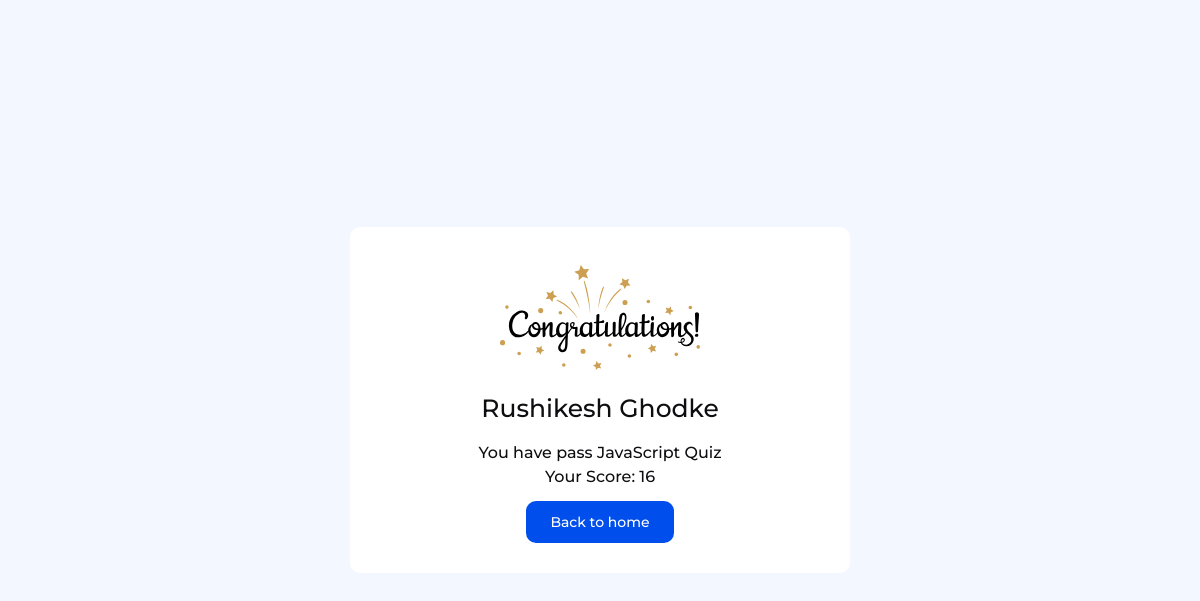
The page /user/result.php (signed in) on the database its author committed.
### tables this page shows
CREATE TABLE `attempted_quiz` (
  `id` int(11) NOT NULL,
  `studentId` int(11) NOT NULL,
  `student_name` varchar(255) NOT NULL,
  `topic_unique_id` varchar(255) NOT NULL,
  `quiz_topic_name` varchar(255) NOT NULL,
  `langImages` varchar(255) NOT NULL,
  `level` varchar(100) NOT NULL,
  `score` int(11) NOT NULL,
  `result` varchar(100) NOT NULL
);

### user/result.php (the view, shortened to what this page needs)
<?php
include "../assets/php/connection.php";
if (!empty($_SESSION["studentId"])) {
  $studentId = $_SESSION["studentId"];
  $quizResult = mysqli_query($connection, "SELECT * FROM `attempted_quiz` WHERE `studentId` = $studentId");
  if ($quizResult && mysqli_num_rows($quizResult) > 0) {
    $row = mysqli_fetch_assoc($quizResult);
  }
  else {
    echo "ERROR" . mysqli_error($connection);
  }
}
else {
  header("Location: ../login.php");
}
?>
<!DOCTYPE html>
<html lang="en">
<head>
  <link rel="stylesheet" href="https://cdnjs.cloudflare.com/ajax/libs/font-awesome/6.5.1/css/all.min.css" />
  <link rel="stylesheet" href="../assets/css/result.css" />
</head>
<body>
  <div class="container">
    <div class="greeting-image">
      <?php
      if ($row["result"] == "Pass") {
      ?>
        <img src="../assets/images/congratulations.svg" alt="greeting-image">
      <?php
      } else if ($row["result"] == "Fail") {
      ?>
        <img src="../assets/images/fail.png" alt="greeting-image">
      <?php
      }
      ?>
    </div>
    <div class="student-name">
      <h2><?php echo $row["student_name"]; ?></h2>
    </div>
    <div class="quiz-details">
      <p>You have pass <?php echo $row["quiz_topic_name"] ?> Quiz</p>
      <p>Your Score: <?php echo $row["score"]; ?></p>
    </div>
    <div class="back-to-home">
      <a href="./profile.php">Back to home</a>
    </div>
  </div>
</body>
</html>

### assets/css/result.css (style rules this page uses)
* { margin: 0; padding: 0; box-sizing: border-box; font-family: "Montserrat", sans-serif; text-decoration: none; list-style: none; outline: none; }
:root { --bg-color: #f3f7ff; --border-color: #e3e7ea; --smart-mind-20: #ffffff; --smart-mind-50: #edf7ff; --smart-mind-100: #d6ecff; --smart-mind-200: #b5dfff; --smart-mind-300: #83ccff; --smart-mind-400: #48b0ff; --smart-mind-500: #1e8aff; --smart-mind-600: #0669ff; --smart-mind-700: #004eec; --smart-mind-800: #0841c5; --smart-mind-900: #0d3c9b; --smart-mind-950: #0e255d; --text-color: #0e0e11; }
html { font-size: 62.5%; scroll-behavior: smooth; }
body { width: 100%; height: 100vh; background-color: var(--bg-color); position: relative; display: flex; align-items: center; justify-content: center; }
.container { width: 50rem; padding: 3rem 5rem; background-color: var(--smart-mind-20); border-radius: 1rem; display: flex; flex-direction: column; align-items: center; justify-content: center; gap: 1rem; }
.container .greeting-image { width: 100%; display: flex; align-items: center; justify-content: center; padding: 0.8rem 0; }
.greeting-image img { width: 20rem; }
.container .student-name { width: 100%; padding: 0.5rem 0; text-align: center; }
.student-name h2 { font-size: 2.5rem; font-weight: 500; color: var(--text-color); }
.container .quiz-details { width: 100%; padding: 0.5rem 0; display: flex; flex-direction: column; align-items: center; justify-content: center; gap: 0.5rem; }
.quiz-details p { font-size: 1.6rem; font-weight: 500; color: var(--text-color); }
.container .back-to-home { width: 100%; display: flex; align-items: center; justify-content: center; }
.back-to-home a { padding: 1.2rem 2.4rem; background-color: var(--smart-mind-700); color: var(--smart-mind-20); font-size: 1.4rem; font-weight: 500; border-radius: 1rem; }

### rows shown on the page
attempted_quiz: student_name "Rushikesh Ghodke", quiz_topic_name "JavaScript", score "16"
